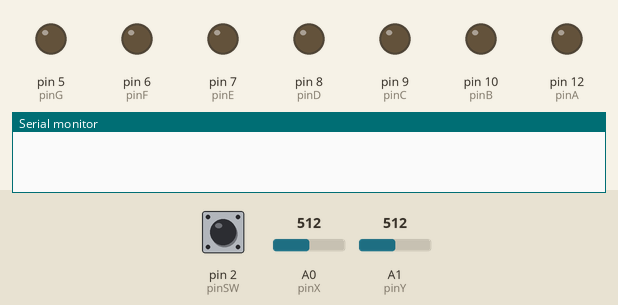
This sketch was run on a simulated Arduino Uno, built with avr-gcc and run on an emulated ATmega328P. Shown: output pins drawn as LEDs (lit = HIGH), the last lines printed to the serial monitor. Inputs (shaded band) come from the test bench; at power-on: A1 (pinY) = 512, pin 2 (pinSW) HIGH, A0 (pinX) = 512. Pins used as bus, display or sensor lines are not drawn.

Above: at 1.2 s.
1.3 s: A1 (pinY) set to 487
2.8 s: A1 (pinY) set to 461
At 3.9 s:
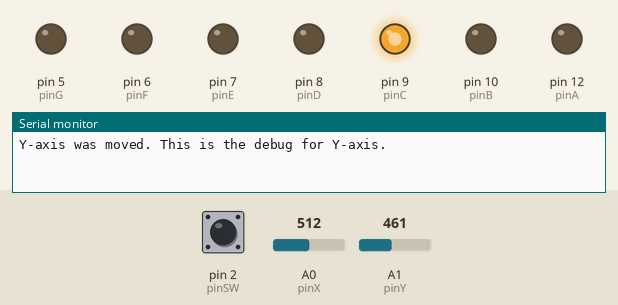
5.8 s: pin 2 (pinSW) pulled LOW for 0.15 s
8.9 s: pin 2 (pinSW) pulled LOW for 3.2 s
Timing chart, 0 to 13.5 s (numbered marks = the images above; inputs shaded):
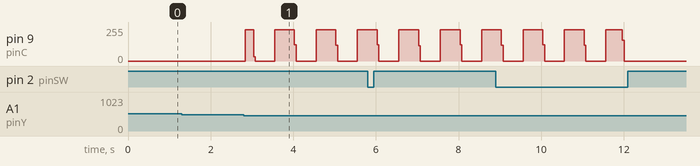

Measured:
- the behaviour switches between 478 and 477 on A1 (pinY) (found by bisection; images 0 and 1)
- after the input at 1.3 s, every drawn part: stays the same
- by itself, pin 9 (pinC): ramps from 235/255 to 0/255 and jumps back, once every 1.0 s

The sketch:

hw4_7segDisplayDrawing.ino
```cpp
// Declare all the joystick pins
const int pinSW = 2; // Digital pin connected to switch output
const int pinX = A0; // A0 - Analog pin connected to X output
const int pinY = A1; // A1 - Analog pin connected to Y output

// Declare all the segments pins
const int pinA = 12;
const int pinB = 10;
const int pinC = 9;
const int pinD = 8;
const int pinE = 7;
const int pinF = 6;
const int pinG = 5;
const int pinDP = 4;

// Declare an enum that will make the code a bit cleaner
enum SegmentDisplayPinEnum {
  pA = pinA,
  pB = pinB,
  pC = pinC,
  pD = pinD,
  pE = pinE,
  pF = pinF,
  pG = pinG,
  pDP = pinDP
};

// Declare the size of the array of pins from the segment display
const unsigned int segSize = 8;
unsigned int segmentsPin[segSize] = {
  pinA, pinB, pinC, pinD, pinE, pinF, pinG, pinDP
};

// Declare Joystick reading values of the X-axis and Y-axis
struct JoystickValue {
  unsigned int xAxis, yAxis;
};
// rawReading fluxuates between 0-1023
// normalizedReading will be a map that will reduce fluctuations in reading between 0-63
JoystickValue rawReading, normalizedReading;

const unsigned int maximumMappedValue = (1 << 4) - 1, normalPositionAxis = (maximumMappedValue >> 1);

// Declare for xAxis and yAxis of the joystick if it's still not in a normal position
// Declare aquiredLock if the joystick is moved diagonaly -> xAxis and yAxis are moved together
bool isXAxisNeutral = true,
     isYAxisNeutral = true,
     oldIsXAxisNeutral = true,
     oldIsYAxisNeutral = true,
     aquiredLock = false;

// Declare the current position of our segment
unsigned int currentSegment = pDP;
unsigned long previousBlinkingTime;
byte currentSegmentState = LOW;
const unsigned int SEGMENT_ON_INTERVAL = 500;

// Declare the array of the segments that are light up or not
bool isActivatedSegment[segSize];
bool restartSequenceInitiated = false;
const unsigned int RESTART_TIME = 3000;

// Declare the joystick debounce variables
unsigned long lastDebounceTime = 0, restartTime = 0;
byte lastButtonState = HIGH, buttonState = HIGH;
const unsigned int DEBOUNCE_TIME = 50;

void setup() {
  Serial.begin(9600);
  for (unsigned int i = 0; i < segSize; i++) {
    pinMode(segmentsPin[i], OUTPUT);
  }
  pinMode(pinSW, INPUT_PULLUP);
}

void loop() {
  debounceButton();
  for (unsigned int i = 0; i < segSize; i++) {
    if (isActivatedSegment[i] && currentSegment != segmentsPin[i]) {
      digitalWrite(segmentsPin[i], HIGH);
      continue;
    }

    digitalWrite(segmentsPin[i], LOW);
  }
  if ((millis() - previousBlinkingTime) > SEGMENT_ON_INTERVAL) {
    currentSegmentState = !currentSegmentState;
    previousBlinkingTime = millis();
  }
  digitalWrite(currentSegment, currentSegmentState);


  rawReading.xAxis = analogRead(pinX);
  rawReading.yAxis = analogRead(pinY);

  normalizedReading.xAxis = map(rawReading.xAxis, 0, 1023, 0, maximumMappedValue);
  normalizedReading.yAxis = map(rawReading.yAxis, 0, 1023, 0, maximumMappedValue);

  isXAxisNeutral = normalizedReading.xAxis == normalPositionAxis;
  isYAxisNeutral = normalizedReading.yAxis == normalPositionAxis;
  if (isXAxisNeutral && isYAxisNeutral) {
    aquiredLock = false;
  }

  if (!isXAxisNeutral && oldIsXAxisNeutral != isXAxisNeutral && !aquiredLock) {
    Serial.println("X-axis was moved.");

    aquiredLock = true;
    moveToNeighbourXAxis(currentSegment, normalizedReading.xAxis);
  }

  if (!isYAxisNeutral && oldIsYAxisNeutral != isYAxisNeutral && !aquiredLock) {
    Serial.println("Y-axis was moved. This is the debug for Y-axis.");

    aquiredLock = true;
    moveToNeighbourYAxis(currentSegment, normalizedReading.yAxis);
  }

  oldIsXAxisNeutral = isXAxisNeutral;
  oldIsYAxisNeutral = isYAxisNeutral;
}

unsigned int returnSegment(unsigned int reading, SegmentDisplayPinEnum lowerBound, SegmentDisplayPinEnum upperBound) {
  return reading < normalPositionAxis ? lowerBound : upperBound;
}

void moveToNeighbourXAxis(unsigned int &currentSeg, unsigned int xAxisReading) {
  switch (currentSeg) {
    case pA: {
      currentSeg = returnSegment(xAxisReading, pG, pA);
      break;
    }
    case pB: {
      currentSeg = returnSegment(xAxisReading, pG, pA);
      break;
    }
    case pC: {
      currentSeg = returnSegment(xAxisReading, pD, pG);
      break;
    }
    case pD: {
      currentSeg = returnSegment(xAxisReading, pD, pG);
      break;
    }
    case pE: {
      currentSeg = returnSegment(xAxisReading, pD, pG);
      break;
    }
    case pF: {
      currentSeg = returnSegment(xAxisReading, pG, pA);
      break;
    }
    case pG: {
      currentSeg = returnSegment(xAxisReading, pD, pA);
      break;
    }
    default: {
      currentSeg = currentSeg;
    }
  }
}

void moveToNeighbourYAxis(unsigned int &currentSeg, unsigned int yAxisReading) {
  switch (currentSeg) {
    case pA: {
      currentSeg = returnSegment(yAxisReading, pF, pB);
      break;
    }
    case pB: {
      currentSeg = returnSegment(yAxisReading, pF, pB);
      break;
    }
    case pC: {
      currentSeg = returnSegment(yAxisReading, pE, pDP);
      break;
    }
    case pD: {
      currentSeg = returnSegment(yAxisReading, pE, pC);
      break;
    }
    case pE: {
      currentSeg = returnSegment(yAxisReading, pE, pC);
      break;
    }
    case pF: {
      currentSeg = returnSegment(yAxisReading, pF, pB);
      break;
    }
    case pDP: {
      currentSeg = returnSegment(yAxisReading, pC, pDP);
      break;
    }
    default: {
      currentSeg = currentSeg;
    }
  }
}

void debounceButton() {
  int reading = digitalRead(pinSW);

  if (reading != lastButtonState) {
    lastDebounceTime = millis();
  }

  if ((millis() - lastDebounceTime) > DEBOUNCE_TIME) {
    if (reading != buttonState) {
      buttonState = reading;

      if (buttonState == HIGH && !restartSequenceInitiated) {
        Serial.println("Button is pressed.");
        for (unsigned int i = 0; i < segSize; i++) {
          if (currentSegment != segmentsPin[i]) {
            continue;
          }

          isActivatedSegment[i] = !isActivatedSegment[i];
        }
      } else if (buttonState == HIGH && restartSequenceInitiated) {
        restartSequenceInitiated = false;
      }

      if (buttonState == LOW) {
        restartTime = millis();
      }
    } else {
      if (reading == LOW && (millis() - restartTime) >= RESTART_TIME && !restartSequenceInitiated) {
        restartSequenceInitiated = true;
        currentSegment = pDP;

        for (unsigned int i = 0; i < segSize; i++) {
          isActivatedSegment[i] = false;
        }
      }
    }
  }

  lastButtonState = reading;
}
```
